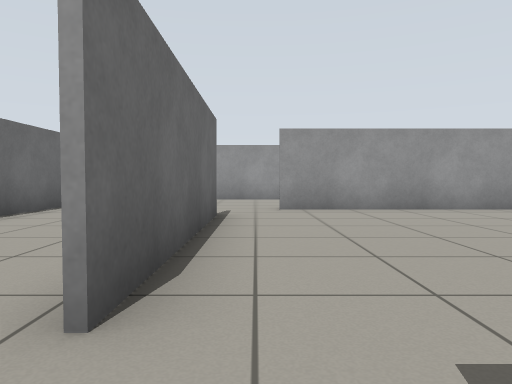
View 1 (above)

13 first-person views from a walk through a world built for the Gazebo simulator. The camera is 0.64 m above the floor, tilts 2° down and sees 70° across. The floor is counted in squares, 1 m on a side. Each view is taken from the middle of a square. On the plan, view 1 faces up. The plan holds only what a view shows up to about 10 squares ahead; the rest is blank.

View 2
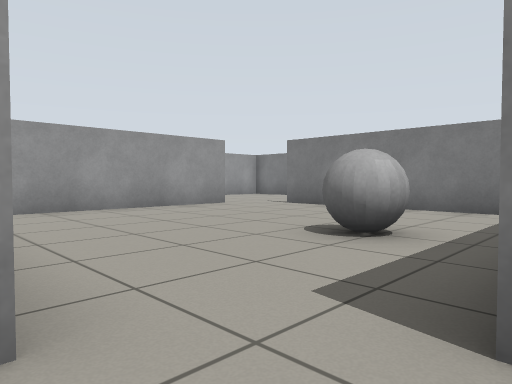

View 3
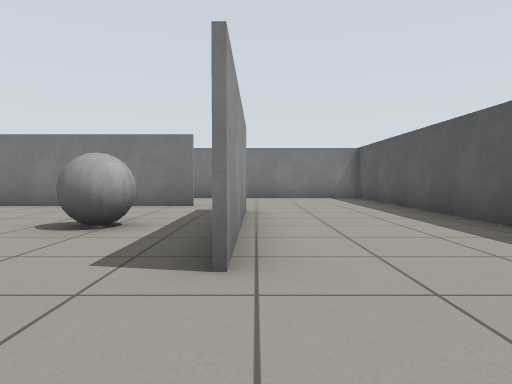

View 4
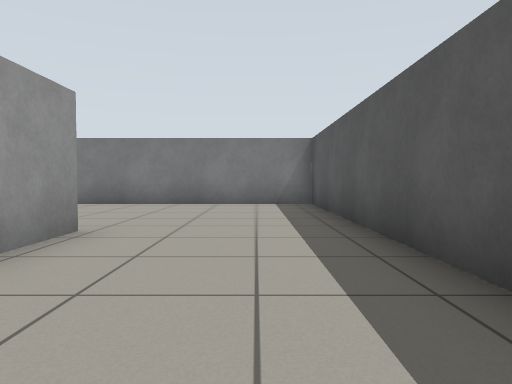

View 5
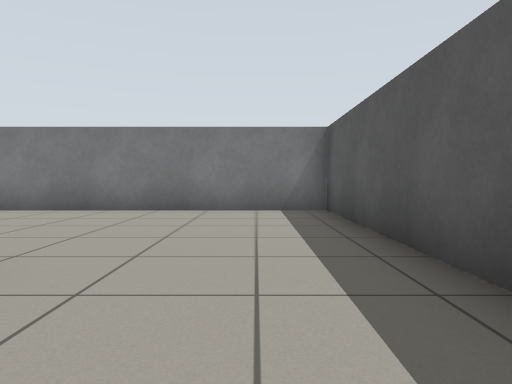

View 6
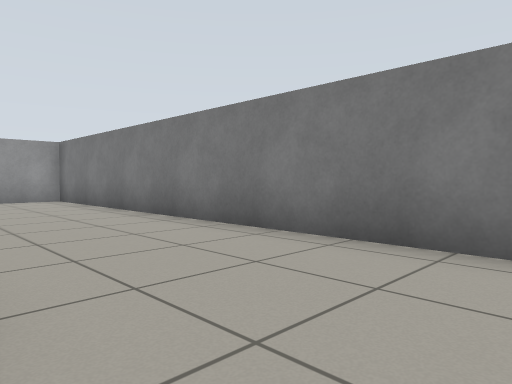

View 7
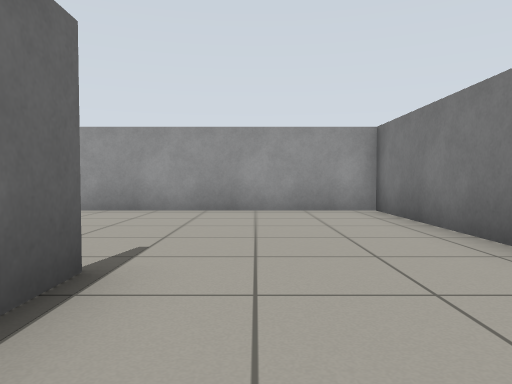

View 8
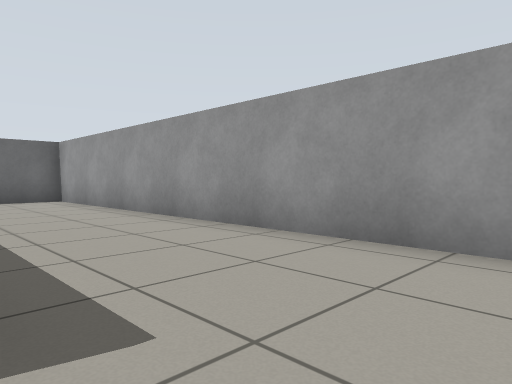

View 9
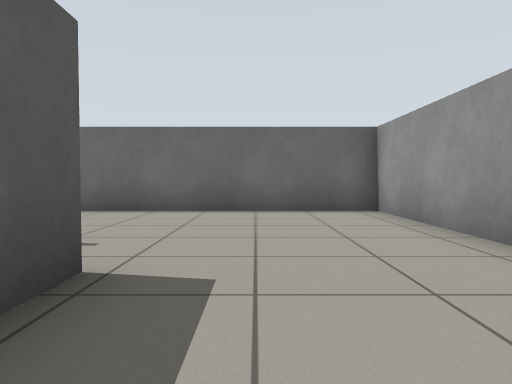

View 10
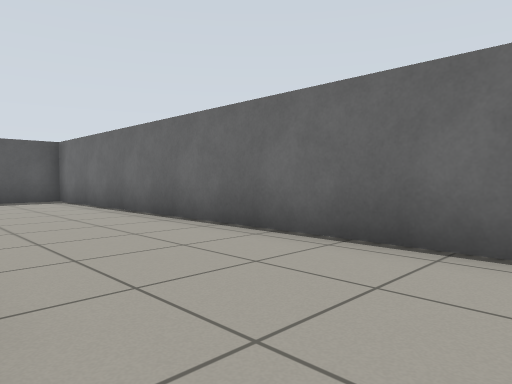

View 11
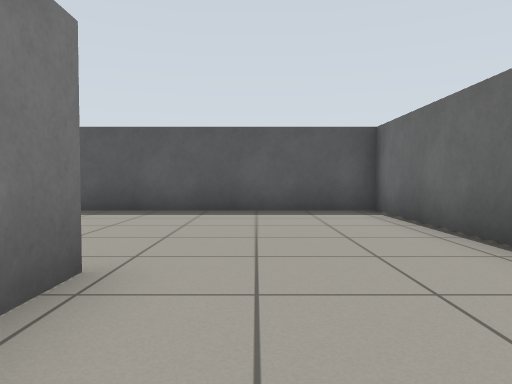

View 12
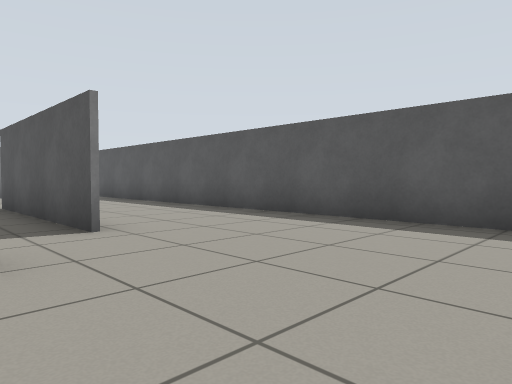

View 13
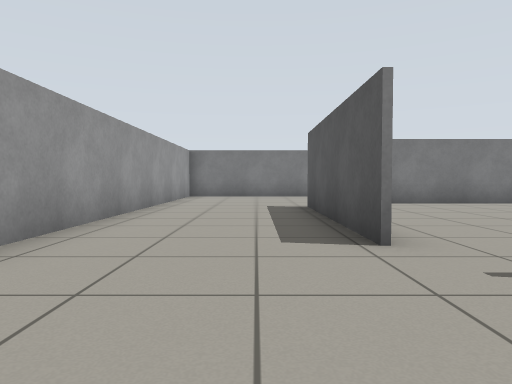

### Floor plan
Ten units are one square. View 1 is at (0, 0); x grows to the right and y downward. Boxes are objects, and circles mark ways between rooms. Rooms are numbered by the first view taken in them; rooms with no view inside come last. Other rooms are left out.
<svg viewBox="-50 -120 160 160">
<path fill="none" stroke="#000" d="M55 -77 45 -77M68 -65 68 -56M5 -78 55 -78M55 -2 5 -2M105 -115 -45 -115 -45 35 105 35 105 -115M-8 -15 -8 -24M45 -77 5 -77M-7 -65 -7 -15M67 -15 67 -65M4 -3 55 -3"/>
<rect x="25" y="-25" width="10" height="10" fill="#bbb"><title>grey ball</title></rect>
<circle cx="-10" cy="-3" r="3" fill="#2a7"/>
<circle cx="-5" cy="-75" r="3" fill="#2a7"/>
<circle cx="55" cy="-70" r="3" fill="#2a7"/>
<circle cx="60" cy="-10" r="3" fill="#2a7"/>
<text x="50" y="-70">1</text>
<text x="30" y="-40">2</text>
</svg>
Room 1 opens to room 2.

Where each view was taken, in squares from view 1:
view 1: 0 up, 0 right, facing up
view 2: 0 up, 1 left, facing up-right
view 3: 0 up, 2 left, facing right
view 4: 2 down, 1 right, facing right
view 5: 2 down, 3 right, facing right
view 6: 0 up, 7 right, facing up-right
view 7: 4 up, 8 right, facing up
view 8: 8 up, 7 right, facing up-left
view 9: 9 up, 3 right, facing left
view 10: 8 up, 1 left, facing down-left
view 11: 4 up, 2 left, facing down
view 12: 2 up, 4 left, facing down-right
view 13: 9 up, 3 left, facing right
